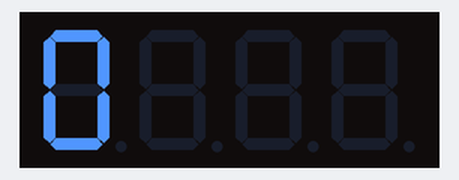
Bench run of a sketch on a simulated Arduino Uno, built with avr-gcc and run on an emulated ATmega328P. Parts: 4-digit seven-segment display.

Above: at 0.17 s.
At 4.85 s:
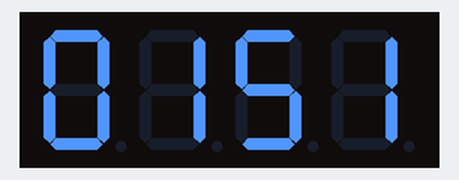
At 9.87 s:
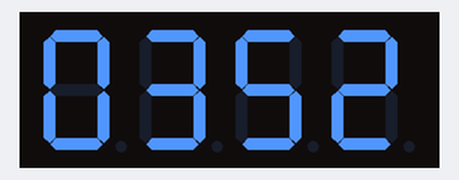
At 19.89 s:
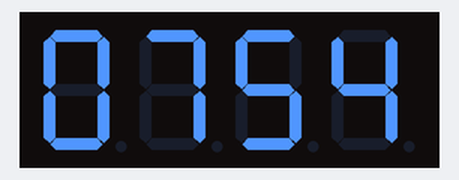
At 29.58 s:
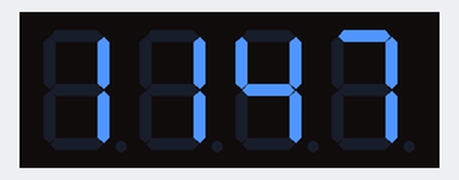
At 39.61 s:
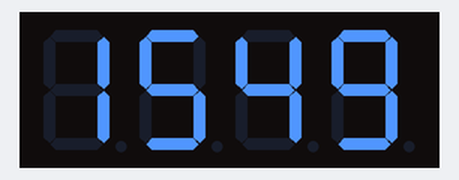

The sketch:

Lat_9_V2.ino
```cpp
#include <Arduino.h>
#include <TM1637Display.h>

// Module connection pins (Digital Pins)
#define CLK 22
#define DIO 24

// The amount of time (in milliseconds) between tests
#define TEST_DELAY   25

TM1637Display display(CLK, DIO);


void setup()
{
}

void loop() {

  display.setBrightness(0x0f);

  for (int a = 0; a <= 2; a++) {
    display.showNumberDec(a, false, 1, 0);
    delay(TEST_DELAY);
    if (a == 2) {
      for (int b = 0; b < 4; b++) {
        display.showNumberDec(b, false, 1, 1);
        delay(TEST_DELAY);

        for (int c = 0; c < 6; c++) {
          display.showNumberDec(c, false, 1, 2);
          delay(TEST_DELAY);

          for (int d = 0; d <= 9; d++) {
            display.showNumberDec(d, false, 1, 3);
            delay(TEST_DELAY);
          }
        }
      }
    } else {
      for (int b = 0; b <= 9; b++) {
        display.showNumberDec(b, false, 1, 1);
        delay(TEST_DELAY);

        for (int c = 0; c < 6; c++) {
          display.showNumberDec(c, false, 1, 2);
          delay(TEST_DELAY);

          for (int d = 0; d <= 9; d++) {
            display.showNumberDec(d, false, 1, 3);
            delay(TEST_DELAY);
          }
        }
      }
    }
  }


}
```
